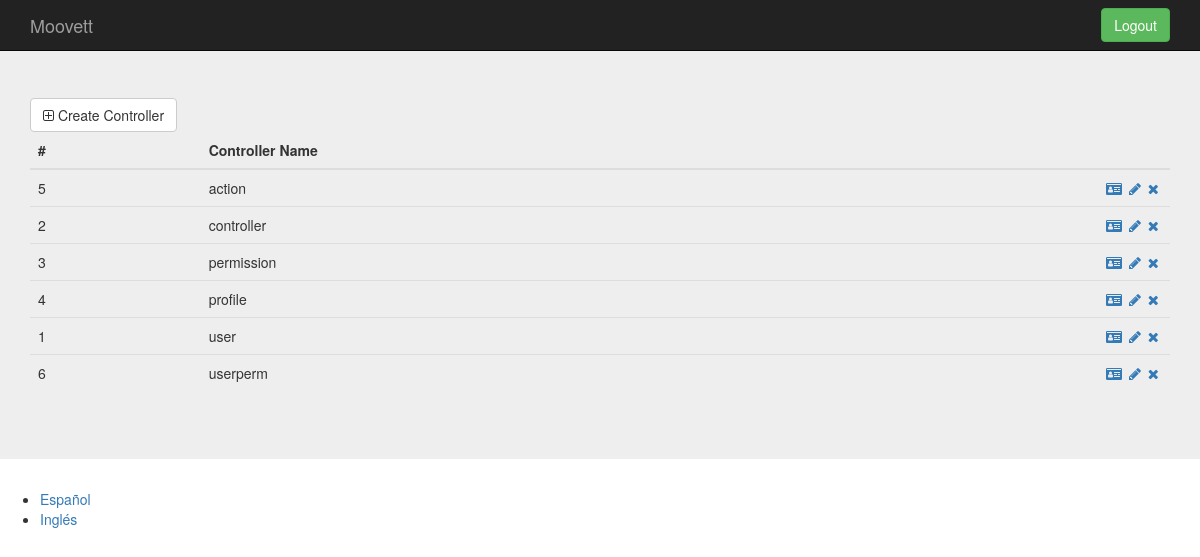
Page /index.php?controller=controller&action=show (signed in) on the committed database.
### tables this page shows
CREATE TABLE `controller` (
`id` int(11) NOT NULL,
  `controllername` varchar(25) NOT NULL
);

### core/ViewManager.php (called while the page is built, shortened)
<?php
class ViewManager {
    private $variables = array();
    public function setVariable($varname, $value, $flash=false) {
        $this->variables[$varname] = $value;
    }
    public function getVariable($varname, $default=NULL) {
        if (!isset($this->variables[$varname])) {
            return $default;
        }
        return $this->variables[$varname];
    }
    public function render($controller, $viewname) {
        include(__DIR__."/../view/$controller/$viewname.php");
    }
    private static $viewmanager_singleton = NULL;
    public static function getInstance() {
        if (self::$viewmanager_singleton == null) {
            self::$viewmanager_singleton = new ViewManager();
        }
        return self::$viewmanager_singleton;
    }
}

### controller/CONTROLLER_Controller.php (called while the page is built, shortened)
<?php
require_once(__DIR__."/../core/ViewManager.php");
require_once(__DIR__."/../model/Controller.php");
require_once(__DIR__."/../model/CONTROLLER_Model.php");
class CONTROLLER_Controller extends BaseController {
    private $controllerMapper;
    public function __construct() {
        $this->controllerMapper = new CONTROLLER_Model();
        $this->view->setLayout("default");
    }
    public function show(){
        $controllers = $this->controllerMapper->fetch_all();
        $this->view->setVariable("controllers", $controllers);
        $this->view->render("controller", "CONTROLLER_SHOW_Vista");
    }
}

### index.php (called while the page is built, shortened)
<?php
function run() {
    try{
        $controller = loadController($_GET["controller"]);
        $actionName = $_GET["action"];
        $controller->$actionName();
    } catch(Exception $ex) {
        die($ex->getMessage());
  }
}
function loadController($controllerName) {
    return new $controllerClassName();
}
run();
?>

### model/Controller.php (called while the page is built, shortened)
<?php
class Controller {
    private $id;
    private $controllerName;
    public function __construct($id=NULL, $controllerName=NULL, $action=NULL) {
        $this->id = $id;
        $this->controllerName = $controllerName;
    }
    public function getID() {
        return $this->id;
    }
    public function getControllerName() {
        return $this->controllerName;
    }
}

### model/CONTROLLER_Model.php (called while the page is built, shortened)
<?php
require_once(__DIR__."/../core/PDOConnection.php");
class CONTROLLER_Model {
    private $db;
    public function __construct() {
        $this->db = PDOConnection::getInstance();
    }
    public function fetch_all(){
        $sql = $this->db->prepare("SELECT * FROM controller");
        $sql->execute();
        $controllers_db = $sql->fetchAll(PDO::FETCH_ASSOC);
        $controllers = array();
        foreach ($controllers_db as $controller) {
            array_push($controllers, new Controller($controller["id"], $controller["controllername"]));
        }
        return $controllers;
    }
}

### core/PDOConnection.php (called while the page is built)
<?php
class PDOConnection {
    private static $dbhost = "127.0.0.1";
    private static $dbname = "iu_web";
    private static $dbuser = "root";
    private static $dbpass = "iu";
    private static $db_singleton = null;
    public static function getInstance() {
        if (self::$db_singleton == null) {
            self::$db_singleton = new PDO(
                "mysql:host=".self::$dbhost.";dbname=".self::$dbname.";charset=utf8",
                self::$dbuser,
                self::$dbpass,
                array(
                    PDO::ATTR_EMULATE_PREPARES => false,
                    PDO::ATTR_ERRMODE => PDO::ERRMODE_EXCEPTION
                )
            );
        }
        return self::$db_singleton;
    }
}
?>

### view/controller/CONTROLLER_SHOW_Vista.php (the view, shortened to what this page needs)
<?php
require_once(__DIR__."/../../core/ViewManager.php");
$view = ViewManager::getInstance();
$view->setVariable("title", "Manage Controllers");
$controllers = $view->getVariable("controllers");
?>
<div class="jumbotron">
    <div class="container">
	<a href="index.php?controller=controller&action=add" class="btn btn-default"><i class="fa fa-plus-square-o" aria-hidden="true"></i> Create Controller</a>
<table class="table">
      <thead>
        <tr>
          <th>#</th>
          <th>Controller Name</th>
          <th style="width: 72px;"></th>
        </tr>
      </thead>
      <tbody>
	  <?php foreach($controllers as $controller){ ?>
          <tr>
	  <td><?php echo $controller->getID(); ?></td>
          <td><?php echo $controller->getControllerName(); ?></td>
          <td>
              <a href="index.php?controller=controller&action=showone&id=<?php echo $controller->getID();  ?>"><i class="fa fa-id-card" aria-hidden="true"></i></a>
              <a href="index.php?controller=controller&action=update&id=<?php echo $controller->getID();  ?>"><i class="fa fa-pencil fa-fw" aria-hidden="true"></i></a>
              <a href="index.php?controller=controller&action=delete&id=<?php echo $controller->getID();  ?>" role="button" data-toggle="modal"><i class="fa fa-times" aria-hidden="true"></i></a>
          </td>
        </tr>
	<?php } ?>
      </tbody>
</table>
    </div>
</div>

### css/style.css (style rules this page uses)
body { padding-top: 50px; padding-bottom: 20px; }

### rows in the picture
controller: id "5", controllername "action"
controller: id "2", controllername "controller"
controller: id "3", controllername "permission"
controller: id "4", controllername "profile"
controller: id "1", controllername "user"
controller: id "6", controllername "userperm"

### other values in the picture
i18n("Logout") "Logout"
i18n("Spanish") "Español"
i18n("English") "Inglés"
